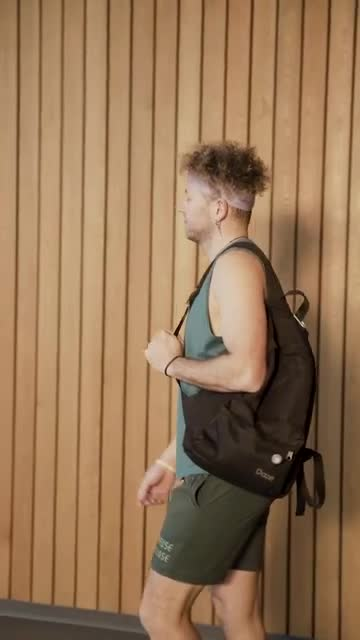
#> input picture data/queries/backpack-walking-preview.jpg, 360 x 640 px; its folder holds 4 pictures in this run
$ python prepare_media.py
#> lines starting #> are read from the running program, lines starting #| are printed output that depends on the picture; pictures that were not available may be replaced by others from this repository, and a replacement may not be noted
"""Prepare a small real-video corpus. Query pictures remain outside the index."""
import json
import subprocess
from pathlib import Path

ROOT = Path(__file__).resolve().parents[1]
FFMPEG = '/opt/homebrew/opt/ffmpeg@7/bin/ffmpeg'

def run(*args):
    subprocess.run([FFMPEG, '-hide_banner', '-loglevel', 'error', '-y', *map(str, args)], check=True)

sources = []
for folder in sorted((ROOT / 'data/downloads/kinetics').iterdir()):
    if folder.is_dir():
        for p in sorted(folder.glob('*.mp4'))[:2]:
            sources.append((p, f'{folder.name}-{p.name}', 'https://thor.robots.ox.ac.uk/wise/assets/test/Kinetics-6.tar.gz'))
for name in ['backpack-walking', 'backpack-street']:
    sources.append((ROOT / f'data/downloads/{name}.mp4', f'{name}.mp4',
                    'https://www.pexels.com/video/' + ('6326811/' if name.endswith('walking') else '3551155/')))

manifest = []
for source, name, url in sources:
    dest = ROOT / 'data/videos' / name
    if not dest.exists():
        run('-i', source, '-an', '-vf', "scale=640:640:force_original_aspect_ratio=decrease:force_divisible_by=2", '-c:v', 'libx264', '-preset', 'veryfast', '-crf', '23', '-pix_fmt', 'yuv420p', '-movflags', '+faststart', dest)
    preview = ROOT / 'data/queries' / (dest.stem + '-preview.jpg')
    run('-ss', '2.25', '-i', dest, '-frames:v', '1', preview)
    manifest.append({'file': name, 'source': url, 'query_preview_time': 2.25, 'transform': 'H264, max 640 px, audio removed; original timeline retained'})
    print('Prepared', name, flush=True)
(ROOT / 'data/manifest.json').write_text(json.dumps(manifest, ensure_ascii=False, indent=2))

from PIL import Image, ImageDraw
sheet = Image.new('RGB', (960, ((len(manifest)+3)//4)*210), '#e7e7e7')
#> sheet: PIL image 960x210 RGB; every value is 231
draw = ImageDraw.Draw(sheet)
for i, m in enumerate(manifest):
    im = Image.open(ROOT/'data/queries'/(Path(m['file']).stem+'-preview.jpg'))
#> im is the input picture: PIL image 360x640 RGB; mean R, G, B 149.2, 117.2, 86
    im.thumbnail((235, 175))
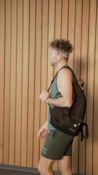
#> im: PIL image 98x175 RGB; mean R, G, B 149.2, 117.2, 86
    x,y = (i%4)*240, (i//4)*210
    sheet.paste(im, (x,y))
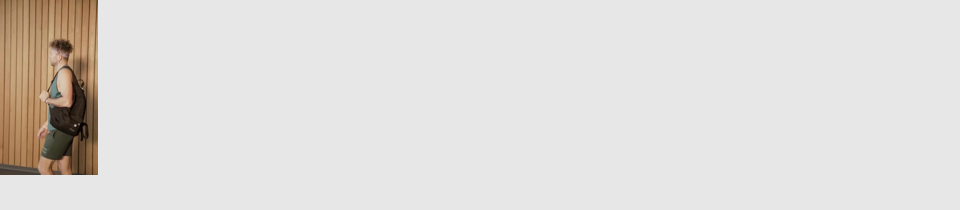
#> sheet: PIL image 960x210 RGB; mean R, G, B 224, 221.3, 218.7
    draw.text((x+2,y+177), m['file'][:30], fill='black')
#> pass 2 of the loop `for i, m in enumerate(manifest):`:
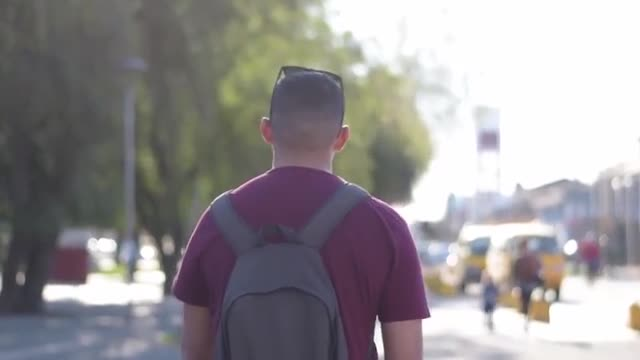
#> input picture data/queries/backpack-street-preview.jpg, 640 x 360 px
#> im is the input picture: PIL image 640x360 RGB; mean R, G, B 149.5, 145.7, 147.6
#> im: PIL image 235x132 RGB
#> `sheet.paste(im, (x,y))`:
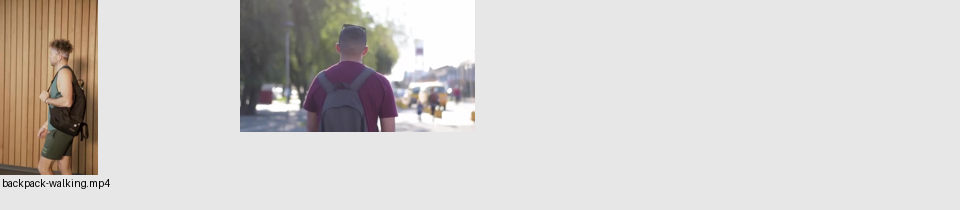
#> sheet: PIL image 960x210 RGB; mean R, G, B 211.2, 207.9, 205.5
sheet.save(ROOT/'data/contact-sheet.jpg')
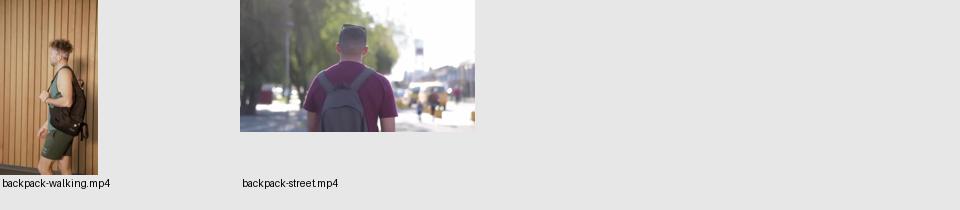
#> saved as contact-sheet.jpg: PIL image 960x210 RGB; mean R, G, B 210.9, 207.6, 205.3
